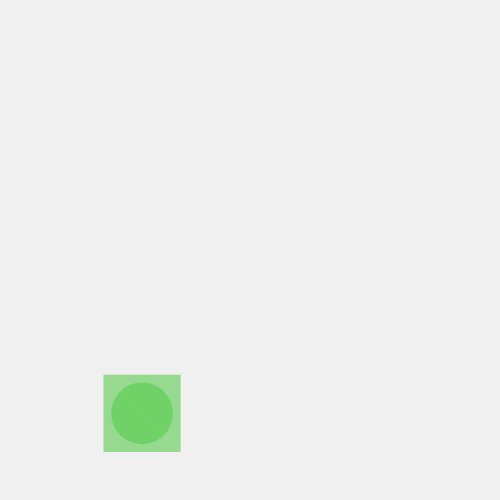
Frame 1 (no input)
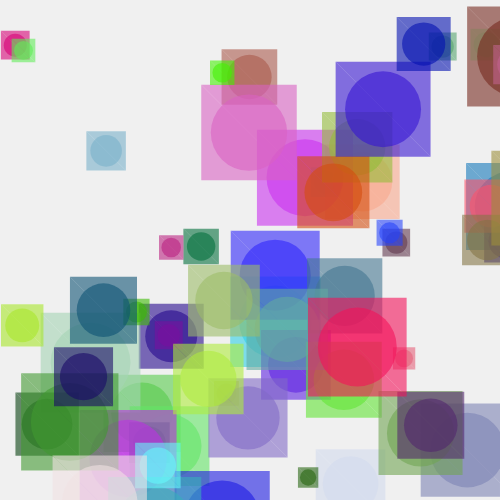
Frame 60 (no input)
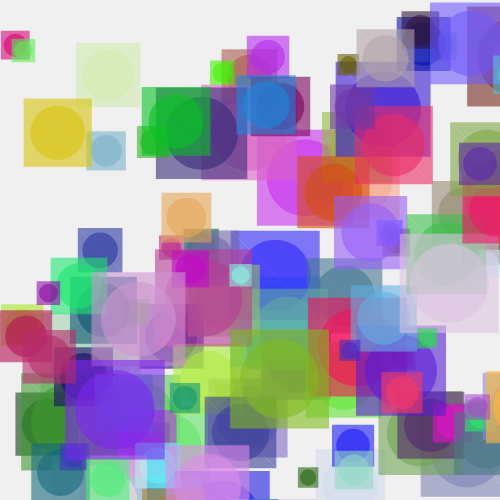
Frame 120 (the mouse pressed at the canvas centre since frame 60)

The p5.js sketch that drew these frames (run headless with seeded random() and noise() and a simulated clock; from frame 60 on, the mouse is pressed at the canvas centre):

// p5.js sketch
// ── sketch.js
function setup() {
  createCanvas(500, 500);
  background(240);
  noStroke();
}

function draw() {
  let size = random(20, 100);
  let x = random(width);
  let y = random(height);
  let r = random(255);
  let g = random(255);
  let b = random(255);
  fill(r, g, b, 150);
  triangle(x, y, x + size, y + size, x + size, y);
  triangle(x, y, x + size, y + size, x, y + size);
  ellipse(x + size / 2, y + size / 2, size * 0.8, size * 0.8);
}
